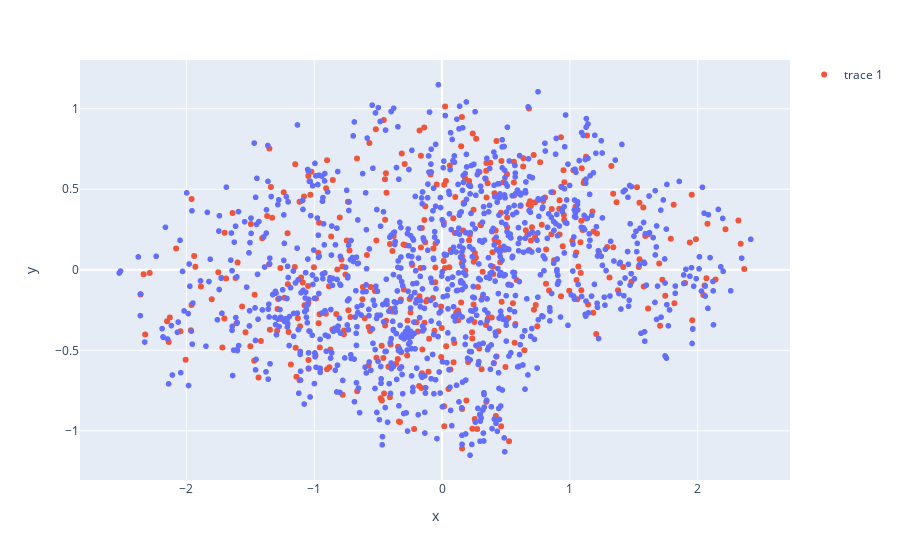

The notebook cell saved with this chart:
### Code cell
fig = px.scatter(x=fin_rs[:, 0], y=fin_rs[:, 2])
fig.add_trace(go.Scatter(x=X[:, 0], y=X[:, 2], mode="markers"))
fig.show()

### Figure 1 — Plotly figure (JSON) as saved in the notebook; plotly's stock layout.template omitted (floating-point values rounded to 4 significant figures; data arrays with more than 128 entries replaced by an {"elided": "..."} marker saying what was removed)
{"data": [{"hovertemplate": "x=%{x}<br>y=%{y}<extra></extra>", "legendgroup": "", "marker": {"color": "#636efa", "symbol": "circle"}, "mode": "markers", "name": "", "showlegend": false, "type": "scattergl", "x": {"elided": "1024 float values"}, "xaxis": "x", "y": {"elided": "1024 float values"}, "yaxis": "y"}, {"mode": "markers", "type": "scatter", "x": {"elided": "405 float values"}, "y": {"elided": "405 float values"}}], "layout": {"autosize": true, "legend": {"tracegroupgap": 0}, "margin": {"t": 60}, "xaxis": {"anchor": "y", "autorange": true, "domain": [0, 1], "range": [-2.825, 2.714], "title": {"text": "x"}, "type": "linear"}, "yaxis": {"anchor": "x", "autorange": true, "domain": [0, 1], "range": [-1.329, 1.327], "title": {"text": "y"}, "type": "linear"}}}
